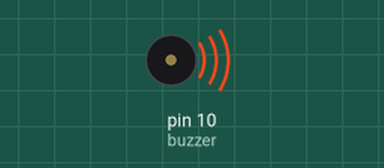
Bench run of a sketch on a simulated Arduino Uno, built with avr-gcc and run on an emulated ATmega328P. Parts: buzzer (waves = sounding, pin HIGH).

Above: at 0.1 s.
Timing chart, 0 to 1.6 s (numbered marks = the images above):
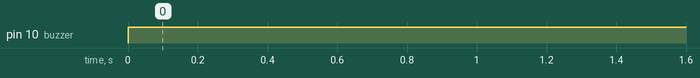

Measured:
- by itself, pin 10 (buzzer): LOW → HIGH at 0.00 s

The sketch:

activebuzzer.ino
```cpp
int buzzer = 10;//the pin of the active buzzer

void setup()
{
pinMode(buzzer,OUTPUT);//initialize the buzzer pin as an output
}
void loop()
{
//unsigned char i,j;
//while(1)
//{
////output an frequency
//for(i=0;i<80;i++)
//{
//digitalWrite(buzzer,HIGH);
//delay(1);//wait for 1ms
//digitalWrite(buzzer,LOW);
//delay(1);//wait for 1ms
//}
////output another frequency
//for(i=0;i<100;i++)
//{
//digitalWrite(buzzer,HIGH);
//delay(2);//wait for 2ms
//digitalWrite(buzzer,LOW);
//delay(2);//wait for 2ms
//
//
//}
//}
analogWrite(buzzer,255);
}
```
